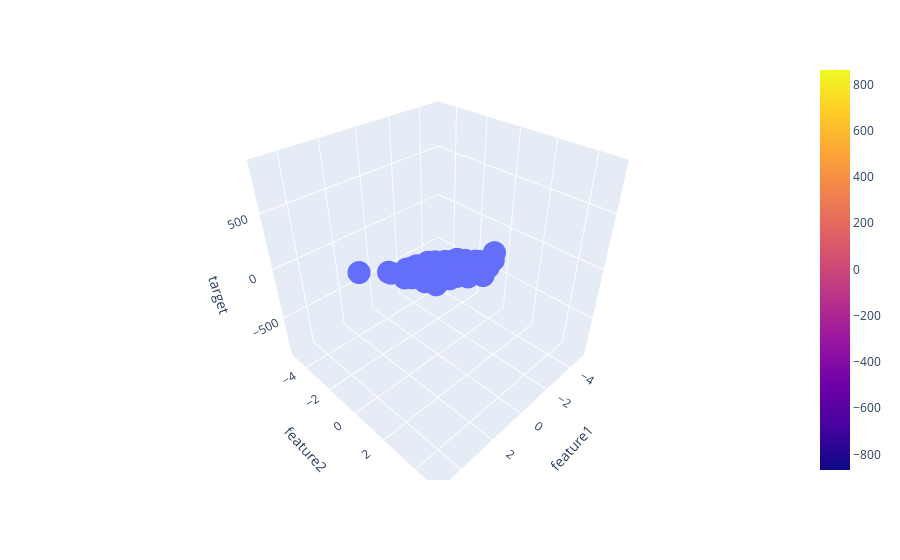

Notebook source saved alongside this figure:
### Code cell
fig = px.scatter_3d(df, x='feature1', y ='feature2', z='target')

fig.add_trace(go.Surface(x=x, y=y,z=z))

fig.show()
